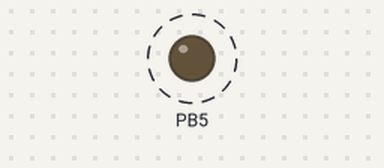
Bench run of a program on a simulated ATmega328P, built with avr-gcc and emulated at 11.0592 MHz. Shown: output pins drawn as LEDs (lit = HIGH). Dashed ring = blinking. What the program prints to the serial monitor is not drawn.

Above: at 0.7 s.
Timing chart, 0 to 3.0 s (numbered marks = the images above):
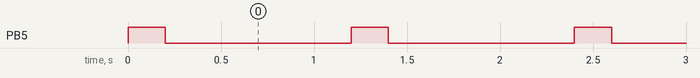

The program:

main.c
```c
/*
 * USARTDemo.c
 *
 * Created: 04/01/2017 22:01:58
 * Author : Rodolfo
 */

 #define F_CPU 11059200UL

 #define USART_BAUDRATE 9600
 #define BAUD_PRESCALE (((F_CPU / (USART_BAUDRATE * 16UL))) - 1)

#include <avr/io.h>
#include <util/delay.h>

void USARTInit();
void USARTTransmit(unsigned char data);

int main(void)
{
    /* Replace with your application code */
	USARTInit(BAUD_PRESCALE);
	DDRB = (1<<PORTB5);
	PORTB = 0x00;
    while (1)
    {
		PORTB ^= (1<<PORTB5);
		_delay_ms(200);
		PORTB ^= (1<<PORTB5);
		USARTTransmit('T');
		_delay_ms(1000);
    }
}

void USARTInit(unsigned int ubrr) {
	UBRR0H = (unsigned char) (ubrr >> 8);
	UBRR0L = (unsigned char) ubrr;
	/* Enable receiver and transmitter */
	UCSR0B = (1<<RXEN0)|(1<<TXEN0);
	/* Set frame format: 8data, 2stop bit */
	UCSR0C = (1<<USBS0)|(3<<UCSZ00)&(0<<USBS0);
}

void USARTTransmit(unsigned char data) {
	// UCSRA = USART Control and Status Register A
	// When UDRE is 1, transmit buffer (UDR) is ready to receive new data
	while ( !( UCSR0A & (1<<UDRE0)) );
	// Put data into buffer to send the data
	// UDR = USART I/O Data Register
	UDR0 = data;
}
```

Measured:
- by itself, PB5: alternates HIGH for 0.20 s and LOW for 1.0 s
